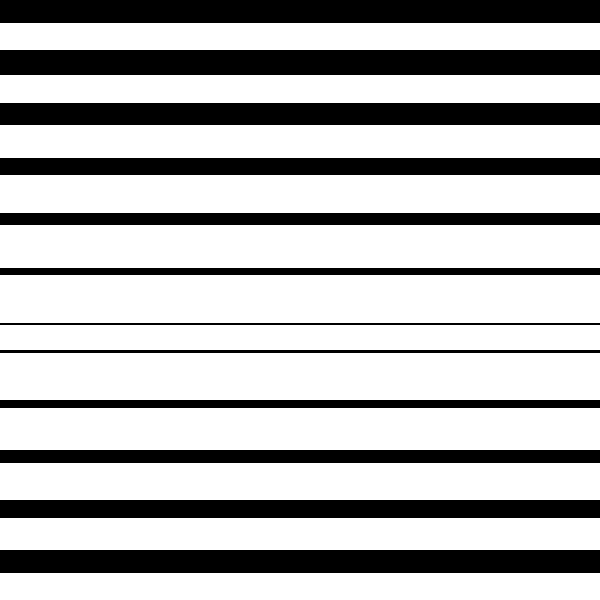
Frame 1 (no input)
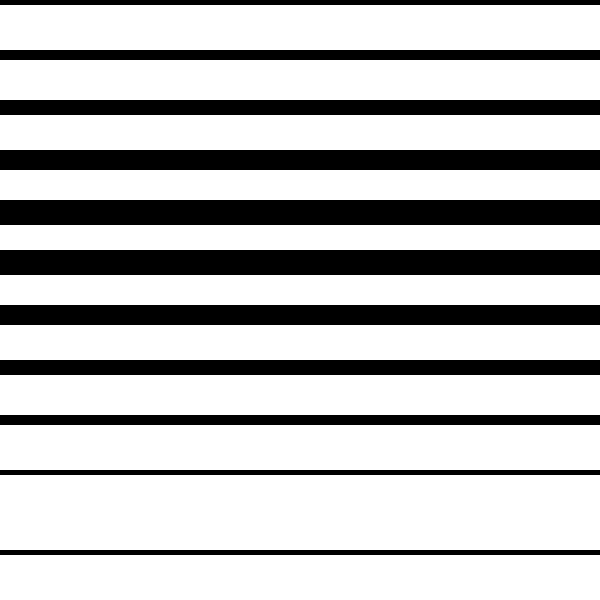
Frame 60 (no input)
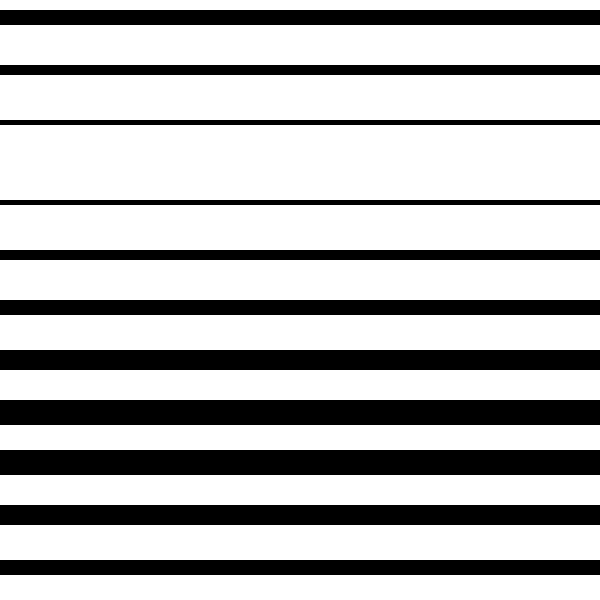
Frame 120 (the mouse pressed at the canvas centre since frame 60)

The p5.js sketch that drew these frames (run headless with seeded random() and noise() and a simulated clock; from frame 60 on, the mouse is pressed at the canvas centre):

// p5.js sketch
// ── sketch.js
var step = 25;
var innerWidth = 325;
var t = 25;

function setup() {
  createCanvas(600, 600);
  background(0);
  noStroke();
}

function draw() {

  var k = (width - innerWidth)/2;
  

  for (var i = 0; i < width/step; i++) {
    if ((i%2) == 0){
      fill(0);
    }
    else {
      fill(255);
    }
    rect(0, step*i, width, step*(i+1));
  }

  // for (var j = 0; j < innerWidth/step; j++) {
  //   if ((j%2) == 0){
  //     fill(0);
  //   }
  //   else {
  //     fill(255);
  //   }
  //   rect(k + step*j , k - step/2, step, innerWidth);
  // }
 //fill(255,0,0);

  var offset = -((frameCount % t) / t) * step * 2;
  for (var h = offset; h < height; h += step * 2.2) {
    rect(0, h + step, width, step);
  }

} 
